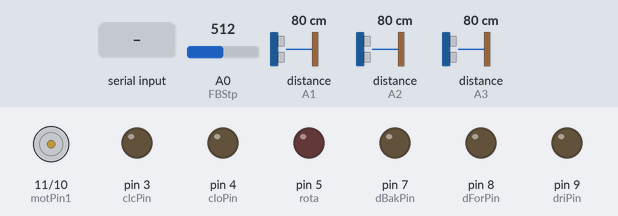
Recording of a sketch running on a simulated Arduino Uno, built with avr-gcc and run on an emulated ATmega328P. On the bench: motor-driver pin pairs drawn as motors (green arrow = first pin HIGH = forward, orange = second pin HIGH = backward, longer = more drive, scaled by the enable pin), output pins drawn as LEDs (lit = HIGH). The inputs (shaded band) are chosen by the test bench; at power-on: A0 (FBStp) = 512, distance to the obstacle (sensors on A1, A2, A3) 80 cm. The echo pulse lasts 58.3 µs per cm; what the sketch prints to the serial monitor is not drawn.

Above: at 0.8 s.
0.9 s: "1" received over Serial
At 1.56 s:
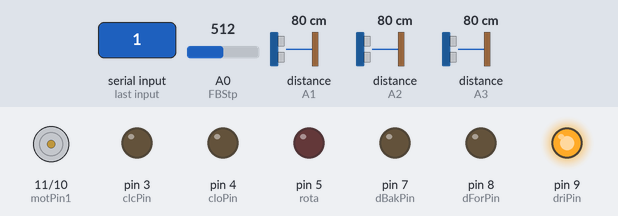
At 2.7 s:
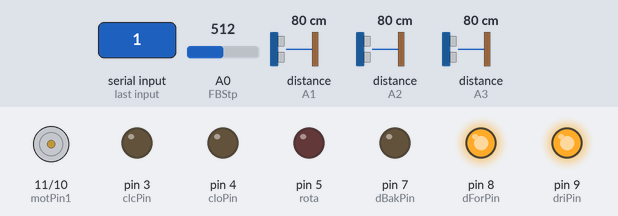
3.1 s: A0 (FBStp) set to 689
4.6 s: A0 (FBStp) set to 709
At 5.8 s:
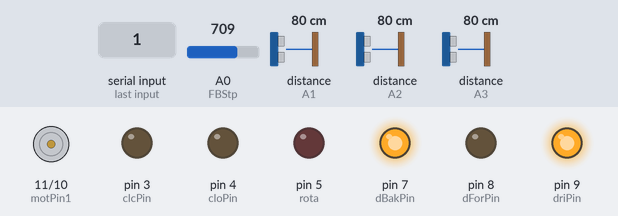
Timing chart, 0 to 7.6 s (numbered marks = the images above; inputs shaded):
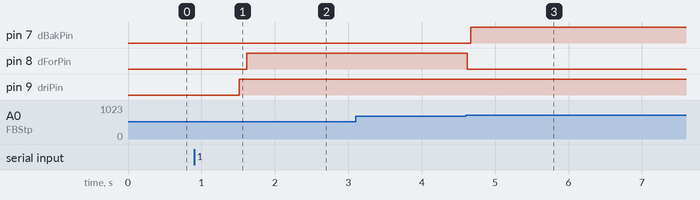

Measured:
- the behaviour switches between 700 and 701 on A0 (FBStp) (found by bisection; images 2 and 3)
- after the input at 0.9 s, pin 8 (dForPin): LOW → HIGH after 0.71 s; pin 9 (driPin): LOW → HIGH after 0.61 s
- after the input at 3.1 s, every drawn part: stays the same
- after the input at 4.6 s, pin 7 (dBakPin): LOW → HIGH after 0.07 s; pin 8 (dForPin): HIGH → LOW at once

The sketch:

Mining.ino
```cpp
/*
  Description:
  This program was written based off the system analysis written by the
  two other members of my team.
  The program is a fully automated system with a complete set of coded
  instructions for the drill.
  This version however will have some lines of code that are specific for
  debugging which may or may not be found in the final piece of code.
  Version 1.3 is a code for which the defined values may be wrong as we
  have not done testing and do not have the exact values for which the
  vehicle can run at, the code is purely theoretical at the moment.

  Newest version of this code is always stored on Github in my account NoOne2246
  under Off-Earth-Project as the file Mining.ino
  https://github.com/NoOne2246/Off-Earth-Project/blob/master/Mining.ino

  Author:
  Christopher Chun-Hung Ho
  z5019205

  History:

  v1.5	13/9/14 Changed the movement to another function of its own
                fixed up Ping control with the ultrasound library
  v1.4  10/9/14 added manual control to the code.
  v1.3  5/9/14  initial implementation
		changed ClampControl to boolean
  v1.2  3/9/14  changed the format of the layout to Arduino style
  v1.1  28/8/14	outline the main parts
  v1.0  21/8/14 Write out the basics of the code
*/

//-----------------------------------------------------------------------------------------------------
//Include
//-----------------------------------------------------------------------------------------------------
#include <NewPing.h>
/*http://playground.arduino.cc/Code/NewPing
This is a ping library written by Tim Eckel to use the
HC-S04 ultrasound sensor. The library can return a median
of pings as well as time in microseconds*/

//-----------------------------------------------------------------------------------------------------
//Define
//-----------------------------------------------------------------------------------------------------
//Time delay
#define ROTA_TIME 700              //time to rotate ball
#define READ_DELAY 100             //time between read of analogue pins
#define DRILL_DELAY 100            //time delay for drill to pick up speed
#define PAUSE 50                   //pause for motor to make sure it stops movement

//Ball location
#define DISPLACEMENT 500.0         //displacement of sensor and ball
#define SPEED 150.0                //define speed of vehicle as mm/ms

//Power Level definition
#define VFS 700                    //voltage minimum recieve to stop forward
#define VBS 400                    //voltage minimum recieve to stop backward movement
                                   //this voltage will also stop clamping
//Constant
#define SOS 0.34029                //Speed of Sound in mm/us

//temporary
#define FORWARD 1
#define LEFT 2
#define RIGHT 3
#define STOP 4

//-----------------------------------------------------------------------------------------------------
//Const pins
//-----------------------------------------------------------------------------------------------------

/*Interrupt is on pin 2, this pin is referred to as interupt 0 and will not be
  used within the control of the vehicle as it is an interrupt pin to shutdown
  the machine after it has been initiated.
*/
//drill pin
const int driPin = 9;          //drill pin define
const int dForPin = 8;         //move drill forward
const int dBakPin = 7;         //move drill backward

//clamp pin
const int cloPin = 4;          //opens the clamp
const int clcPin = 3;          //closes the clamp
const int rota = 5;           //rotate ball motor

//Distance pin
const int LRec = A2;           //Left US receiver
const int CRec = A3;           //Centre US receiver
const int RRec = A1;           //Right US receiver
const int LTrig = A5;          //Left US trigger
const int CTrig = 6;          //Centre US trigger
const int RTrig = A4;          //Right US trigger

//Motor Pins
const int motPin1 = 11;        //motor pin 1 for logic gate
const int motPin2 = 10;        //motor pin 2 for logic gate
const int motEnable = 12;      //enable both motors.

//Analogue Pins
const int FBStp = 0;           //forward backward check

//manual overide
const int Override = 0;


//-----------------------------------------------------------------------------------------------------
//Declaring
//-----------------------------------------------------------------------------------------------------
//Variables
int aval;                     //read value of analogue pin
int movTime;                  //time to move.
int state;                    //state of the device

//Pings
NewPing leftPing(LTrig, LRec, 125);
NewPing cenPing(CTrig, CRec, 125);
NewPing rightPing(RTrig, RRec, 125);

//Functions                   Pretty much self explanatory, their use is written in the Functions Section
void clampCtrl(boolean dir, int timer);
void drillCtrl();
void rotateCtrl();
void manualCtrl();
void turnOff();
void locate();
void forward();
void moveCtrl(int dir);
float Ping(int echo);


//-----------------------------------------------------------------------------------------------------
// main
//-----------------------------------------------------------------------------------------------------
//setup function
void setup(){

  Serial.begin(9600);                              //initialise serial communications

  //Set up output pins
  pinMode(driPin, OUTPUT);
  pinMode(dForPin, OUTPUT);
  pinMode(dBakPin, OUTPUT);
  pinMode(cloPin, OUTPUT);
  pinMode(clcPin, OUTPUT);
  pinMode(rota, OUTPUT);
  pinMode(motPin1, OUTPUT);
  pinMode(motPin2, OUTPUT);
  pinMode(motEnable, OUTPUT);
  pinMode(LTrig, OUTPUT);
  pinMode(CTrig, OUTPUT);
  pinMode(RTrig, OUTPUT);

  //set up input pins
  pinMode(LRec, INPUT);
  pinMode(CRec, INPUT);
  pinMode(RRec, INPUT);

  /*
  attachInterrupt(Override, manualCtrl, CHANGE);   //switch to manual control the vehicle

  noInterrupts();                                  //disable interrupts as we wait for start signal
  */

  Serial.println("Initialisation Complete");
  Serial.println("Input any key to begin");

  //Wait for start signal
  while(Serial.available()==0){                    //wait until it receives start signal
  }

  //interrupts();                                  //enable the interrupt

  locate();                                        //make sure facing the ball

  forward();                                       //move to the ball.

  clampCtrl(true, 0);                              //clamp the ball, close clamps
}

//loop function
void loop (){                                      //loop has been simplified as it may change to manual control
  drillCtrl();                                     //Run the ball drilling function.
  //clampCtrl(false, 5);                           loosen calmp a bit (maybe).
  rotateCtrl();                                    //Run ball rotating process.
  //clampCtrl(true, 0);                            retighten the clamp.
}


//-----------------------------------------------------------------------------------------------------
// subroutines
//-----------------------------------------------------------------------------------------------------

/*old ping code, rendered redundant after the decidion to use the ultrasound ping library.
float Ping(int echo){

  float distance = 0;                       //declare internal variables
  float average = 0;
  float timer[5];

  for(int i = 0; i < 5; i++){

    digitalWrite(Trigger, LOW);
    delayMicroseconds(2);                   //clean Triggerger signal
    digitalWrite(Trigger, HIGH);
    delayMicroseconds(10);                  //Triggerger signal for 10us to make sure the device knows to Triggerger
    digitalWrite(Trigger, LOW);             //stop Triggerger
    aval = micros();                        //read time since device began functioning

    while(digitalRead(echo)==HIGH){         //pause until no return ping heard
    }

    timer[i] = micros() - aval;             //calculate ping difference
    average += timer[i];                    //adds data to a total
  }

  average /= 5;                             //averages data
  distance = average * SOS;                 //convert to distance

  return distance;                          //return distance in mm
}
*/

void moveCtrl(int dir){
  switch(dir){
    case FORWARD:

      digitalWrite(motPin1, HIGH);              //Both motors on
      digitalWrite(motPin2, HIGH);
      break;

    case LEFT:

      digitalWrite(motPin1, LOW);               //Right motor on
      digitalWrite(motPin2, HIGH);
      break;

    case RIGHT:

      digitalWrite(motPin1, HIGH);              //left motor on
      digitalWrite(motPin2, LOW);
      break;

    case STOP:

      digitalWrite(motPin1, LOW);               //stop both motors
      digitalWrite(motPin2, LOW);
      break;

    default:
      break;
  }
}

void forward(){

  //declare local variables
  int timer;                                  //timer that will check how long motors run for
  float distance;

  /*motor only works with on and off so it must be able to run the motor so that it stops in time for the ball.
  need to know location of sensor and distance from the edge the ball will be loacted.
  */

  distance = cenPing.ping_median() * SOS;    //find distance using centre sensor
  timer = (distance - DISPLACEMENT) / SPEED; //calculate time it needs to run at

  moveCtrl(FORWARD);               	     //move forward
  delay(timer);                              //delay to stop using precalculated time
  moveCtrl(STOP);                            //Stop vehicle
}

void locate(){

  //declare local variables
  float Left = 0;
  float Right = 0;

  Left = leftPing.ping_median() * SOS;                                 //read distance
  Right = rightPing.ping_median() * SOS;

  //loop until facing the ball properly
  do
  {
    //drive logic
    if(Left > Right){
      moveCtrl(RIGHT);                           						//rotate clockwise
    } else {
      moveCtrl(LEFT);                          							//rotate counter clockwise
    }

    Left = leftPing.ping_median() * SOS;                                 //read distance
    Right = rightPing.ping_median() * SOS;

  } while(Left > (Right + 5) || Left < (Right - 5));        //variance of +-5mm as the sensors come with an accuracy of 2%.

  moveCtrl(STOP);                             							//Stop all movement
}


void clampCtrl(boolean dir, int timer){

  if (dir == true){                        //decide whether to open or close (1 to close, 0 to open).
    digitalWrite (clcPin, HIGH);           //Start closing clamps
    /*method to detect closed*/
    digitalWrite (clcPin, LOW);            //Stop closing clamps
  } else {
    digitalWrite (cloPin, HIGH);           //Start opening clamps

    if (timer > 0){
      delay(timer);                        //movement time given
    } else {
      while (analogRead(FBStp) < VBS){     //check that the switch has been hit
        delay (READ_DELAY);                //time between checking for whether the switch has been hit
      }
    }

    digitalWrite (cloPin, LOW);            //Stop opening clamps
  }
}

void drillCtrl(){

  digitalWrite(driPin, HIGH);               //drill on
  delay(DRILL_DELAY);                       //give drill time to pick up speed
  digitalWrite(dForPin, HIGH);              //drill forward

  while (analogRead (FBStp) <= VFS){        //wait until the stop switch has been hit
    delay(READ_DELAY);                      //time between checking for whether the switch has been hit
  }

  digitalWrite (dForPin, LOW);              //stop forward movement of the drill
  delay(PAUSE);                             //pause for moment
  digitalWrite (dBakPin, HIGH);             //move drill backwards
  aval = analogRead(FBStp);                 //read the value of the voltage

  while (aval > VFS || aval < VBS){         //check that the switch has been hit
    delay (READ_DELAY);                     //time between checking for whether the switch has been hit
    aval = analogRead(FBStp);               //read the value of the voltage
  }

  digitalWrite (dBakPin, LOW);              //stop backward movement
  digitalWrite (driPin, LOW);               //Turn off drill
}

void rotateCtrl(){

  digitalWrite (rota, HIGH);                //Turn the motor to turn the ball on
  delay (ROTA_TIME);                        //rotate the ball for how many milliseconds.
  digitalWrite (rota, LOW);                 //Stop turning the ball
}

/* Remove manual control section as that is causing problems due to Serial usage within the interrupt
//Manual Control of the device
void manualCtrl(){
  char command;

  //turn off all running devices
  digitalWrite(driPin, LOW);
  digitalWrite(dForPin, LOW);
  digitalWrite(dBakPin, LOW);
  digitalWrite(cloPin, LOW);
  digitalWrite(clcPin, LOW);
  digitalWrite(rota, LOW);
  digitalWrite(Trigger, LOW);
  moveCtrl(STOP);

  noInterrupts();																												 //turn off interrupts

  Serial.println("Entered manual control mode");

  //load command in
  command = Serial.read();

  while(command!='r'){

    switch (command){
      case 'w':

        Serial.println("Moving Forward");                                //acknowledge command received
        moveCtrl(FORWARD);                                    					 //set motor control

        while(Serial.read()!='s'){                                       //wait for stop signal
        }

        moveCtrl(STOP);                                    							 //stop motor
        break;

      case 'a':

        Serial.println("Rotating CounterClockwise");                     //acknowledge command received
        moveCtrl(LEFT);                                      						 //set motor values

        while(Serial.read()!='s'){                                       //wait for stop signal
        }

        moveCtrl(STOP);                                    							 //stop motor
        break;

      case 'd':

        Serial.println("Rotating Clockwise");                            //acknowledge command received
        moveCtrl(RIGHT);                                      					 //set motor values

        while(Serial.read()!='s'){                                       //wait for stop signal
        }

        moveCtrl(STOP);                                    							 //stop motor
        break;

      case 'u':

        digitalWrite(driPin, HIGH);                                      //turn drill on
        Serial.println("drill turned on");                               //acknowledge command
        break;

      case 'i':

        digitalWrite(driPin, LOW);                                       //turn drill off
        Serial.println("Drill turned off");                              //acknowledge command
        break;

      case 'o':

        Serial.println("Drill moving forward");                          //acknowledge command
        digitalWrite(dForPin, HIGH);                                     //move drill forward

        while(analogRead(FBStp) <= VFS && Serial.read() !=' s'){         //wait until the stop switch has been hit or command to stop is given
          delay(10);                                                     //delay between reading
        }

        digitalWrite(dForPin, LOW);                                      //stop moving forward
        break;

      case 'p':

        Serial.println("Drill moving backward");                         //acknowledge command
        digitalWrite(dBakPin, HIGH);                                     //move drill back
        aval = analogRead(FBStp);                                        //read value to check whether the drill has moved back enough

        while((aval > VFS || aval < VBS) && Serial.read() !=' s'){       //wait until the stop switch has been hit or command to stop is given
          delay(10);                                                     //delay between reading
          aval = analogRead(FBStp);
        }

        digitalWrite(dBakPin, LOW);                                      //stop moving backward
        break;

      case 'j':

        Serial.println("Opening clamps");                                //acknowledge command
        digitalWrite(cloPin, HIGH);                                      //start opening the clamps
        //condition to stop opening
        digitalWrite(cloPin, LOW);                                       //stop opening the clamps

        break;

      case 'k':

        Serial.println("closing clamps");                                //acknowledge command
        digitalWrite(clcPin, HIGH);                                      //start closing the clamps
        //condition to stop clamp closing
        digitalWrite(clcPin, LOW);                                       //stop closing the clamps

        break;

      case 'l':

        Serial.println("Rotating ball");                                 //acknowledge command
        digitalWrite(rota, HIGH);                                        //start rotating the ball
        delay(ROTA_TIME);                                                //delay to rotate the ball
        digitalWrite(rota, LOW);                                         //stop rotating the ball

        break;

      case 'z':

        Serial.println("Are you sure you wish to shutdown? (Y/anything else to cancel)"); //acknowledge input and give options

        while(Serial.available() == 0){                                  //wait until receive input
        }

        if(Serial.read() == 'Y'){                                        //check for yes to shutdown
          shutdown();
        }

        break;

      default:
        break;                                                           //do nothing

    }

    while(Serial.available()==0){                                        //wait for next command
    }

    command = Serial.read();                                             //read command
  }

  interrupts();
  return;
}
*/

//reset the machine and stop movement
void turnOff(){

  aval = analogRead(FBStp);                 //read the value of the voltage

  if(aval > VFS || aval < VBS){             //check if drill is all the way out, if not, pull out

    digitalWrite(driPin, HIGH);             //drill on
    delay(100);                             //give drill time to pick up speed
    digitalWrite(dBakPin, HIGH);            //move drill backwards
    aval = analogRead(FBStp);               //read the value of the voltage

    while(aval > VFS || aval < VBS){        //check that the switch has been hit
      delay(READ_DELAY);                    //time between checking for whether the switch has been hit
      aval = analogRead(FBStp);             //read the value of the voltage
    }

    digitalWrite(dBakPin, LOW);             //stop backward movement
    digitalWrite(driPin, LOW);              //Turn off drill
  }

  clampCtrl(false, 0);                      //open clamps

  while(0!=1){                              //loops infinitely to stop the machine
  }
}
```
